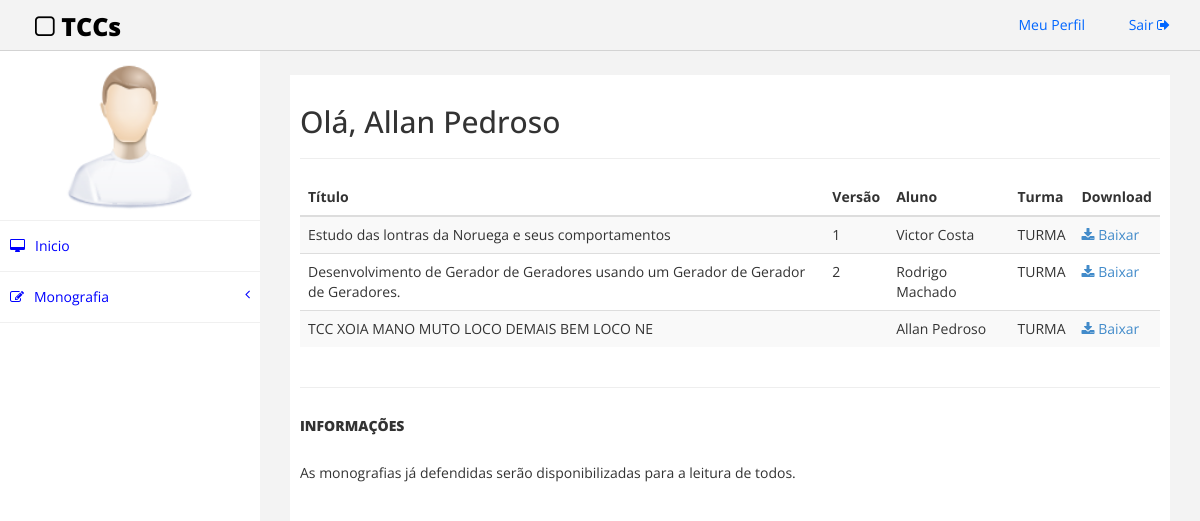
Screenshot of /src/indexAluno.php (signed in) with the database file from the repository.
### tables this page shows
CREATE TABLE IF NOT EXISTS `aluno` (
  `matricula` varchar(50) NOT NULL,
  `nome` varchar(50) NOT NULL,
  `senha` varchar(45) NOT NULL,
  `email` varchar(50) NOT NULL,
  PRIMARY KEY (`matricula`)
);

CREATE TABLE IF NOT EXISTS `monografia` (
  `idMonografia` int(11) NOT NULL AUTO_INCREMENT,
  `versao` varchar(45) DEFAULT NULL,
  `titulo` varchar(100) NOT NULL,
  `caminhoEntrega` varchar(100) DEFAULT NULL,
  `abstract` longtext,
  `aluno_matricula` varchar(50) NOT NULL,
  `professor_orientador` varchar(20) NOT NULL,
  `Professor_Coorientador` varchar(20) NOT NULL,
  `isFinal` tinyint(1) NOT NULL,
  PRIMARY KEY (`idMonografia`,`aluno_matricula`,`professor_orientador`,`Professor_Coorientador`),
  KEY `fk_Monografia_Aluno1_idx` (`aluno_matricula`),
  KEY `fk_Monografia_Professor1_idx` (`professor_orientador`),
  KEY `fk_Monografia_Professor2_idx` (`Professor_Coorientador`)
);

### src/indexAluno.php (the view, shortened to what this page needs)
<!DOCTYPE html>
<html>
<head>
    <link href="assets/css/bootstrap.css" rel="stylesheet" />
    <link href="assets/css/font-awesome.css" rel="stylesheet" />
    <link href="assets/css/custom.css" rel="stylesheet" />
</head>
<body>
    <div id="wrapper">
        <div class="navbar navbar-inverse navbar-fixed-top">
            <div class="adjust-nav">
                <div class="navbar-header">
                    <a class="navbar-brand" href="#"><i class="fa fa-square-o "></i>&nbsp;TCCs</a>
                </div>
                <div class="navbar-collapse collapse">
                    <ul class="nav navbar-nav navbar-right">
                        <li><a href="./perfil.php">Meu Perfil <i class="fa fa-user-circle "></i></a></li>
                        <li><a href="./action/logout.php">Sair <i class="fa fa-sign-out "></i></a></li>
                    </ul>
                </div>
            </div>
        </div>
        <nav class="navbar-default navbar-side" role="navigation">
            <div class="sidebar-collapse">
                <ul class="nav" id="main-menu">
                    <li class="text-center user-image-back">
                        <img src="assets/img/find_user.png" class="img-responsive user-image" />
                    </li>
                    <li>
                        <a href="indexAluno.php"><i class="fa fa-desktop "></i>Inicio</a>
                    </li>
                    <li>
                        <a href="#"><i class="fa fa-edit "></i>Monografia<span class="fa arrow"></span></a>
                    </li>
                </ul>
            </div>
        </nav>
        <div id="page-wrapper">
            <div id="page-inner">
                <div class="row">
                    <div class="col-md-12">
                        <h2>Olá, <?php
                                $conn = new Connection();
                                $connection = $conn->getConnection();
                                $sql = "SELECT nome FROM aluno WHERE matricula = '".$_SESSION['usuario']."'";
                                $resultado = mysqli_query($connection, $sql) or die ("Erro ao conectar na tabela " . mysqli_error($connection));
                                $row = $resultado->fetch_assoc();
                                        echo $row['nome'];
                            ?></h2>
                            <hr>
                    </div>
                </div>
                <div class="row">
                    <div class="col-md-12">
                        <table class="table table-striped table-hover table-responsive">
                            <thead>
                                <tr>
                                    <th>
                                        Título
                                    </th>
                                    <th>
                                        Versão
                                    </th>
                                    <th>
                                        Aluno
                                    </th>
                                    <th>
                                        Turma
                                    </th>
                                    <th>
                                        Download
                                    </th>
                                </tr>
                            </thead>
                            <tbody>
                                <?php
                                    $conn = new Connection();
                                    $connection = $conn->getConnection();
                                    $sql = "SELECT * FROM monografia INNER JOIN aluno ON matricula = aluno_matricula;";
                                    $resultado = mysqli_query($connection, $sql) or die ("Erro ao conectar na tabela " . mysqli_error($connection));
                                    while($row = $resultado->fetch_assoc()) {
                                            echo "<tr>
                                                    <td>
                                                        ".$row["titulo"]."
                                                    </td>
                                                    <td>
                                                        ".$row["versao"]."
                                                    </td>
                                                    <td>
                                                        ".$row["nome"]."
                                                    </td>
                                                    <td>
                                                        TURMA
                                                    </td>
                                                    <td>
                                                        <a href=''><i class='fa fa-download' aria-hidden='true'></i><span> Baixar</span></a>
                                                    </td>
                                                </tr>";
                                    }
                                ?>
                            </tbody>
                        </table>
                    </div>
                </div>
                <hr />
                  <div class="row">
                    <div class="col-md-12">
                        <h5>Informações</h5>
                            <p>As monografias já defendidas serão disponibilizadas para a leitura de todos.</p>
                    </div>
                </div>
            </div>
        </div>
    </div>
</body>
</html>

### src/assets/css/custom.css (style rules this page uses)
body { font-family: 'Open Sans', sans-serif; }
#wrapper { width: 100%; margin-top:50px; }
#page-wrapper { padding: 15px 15px; min-height: 600px; background:#F3F3F3; }
#page-inner { width:100%; margin:10px 20px 10px 0px; background-color:#fff!important; padding:10px; min-height:1200px; }
.text-center { text-align:center; }
.user-image-back { background-color: white; padding: 10px; }
.user-image { width: 150px; height: 150px; display: block; margin: 0 auto; }
h5,.h5 { font-size: 14px; font-weight: 900; text-transform: uppercase; padding-bottom:20px; }
.navbar-inverse .navbar-nav > li > a { color: #06F; }
.arrow { float: right; }
.fa.arrow:before { content: "\f104"; }
.sidebar-collapse , .sidebar-collapse .nav { background:none; }
.sidebar-collapse .nav { padding:0; }
.sidebar-collapse .nav > li > a { background: #FFFFFF; text-shadow: none; color:#0000FF; }
.sidebar-collapse > .nav > li > a { padding:15px 10px; }
.sidebar-collapse > .nav > li { border-bottom: 1px solid rgba(240, 240, 240, 1) !important; }
.navbar-side { border:none; background-color: #202020; }
.navbar-inverse { background-color: #f3f3f3; border-color: #D3D3D3; }
.navbar-default { border:0px solid #DDDDDD; }
.nav > li > a > i { margin-right:10px; }
.navbar-inverse .navbar-brand { color: #000000; font-size: 25px; font-weight: 900; }
.adjust-nav { padding-left:20px;padding-right:20px; }
@media (min-width:768px) { #page-wrapper { margin: 0 0 0 260px; padding: 15px 30px; min-height: 1200px; } }
@media (min-width:768px) { .navbar-side { z-index: 1; position: absolute; width: 260px; } }
@media (min-width:768px) { .navbar { border-radius: 0px; } }

### rows the page displays
aluno: nome "Allan Pedroso"
monografia: titulo "Estudo das lontras da Noruega e seus comportamentos", versao "1", aluno_matricula.nome "Victor Costa"
monografia: titulo "Desenvolvimento de Gerador de Geradores usando um Gerador de Gerador de Geradores.", versao "2", aluno_matricula.nome "Rodrigo Machado"
monografia: titulo "TCC XOIA MANO MUTO LOCO DEMAIS BEM LOCO NE", aluno_matricula.nome "Allan Pedroso"
